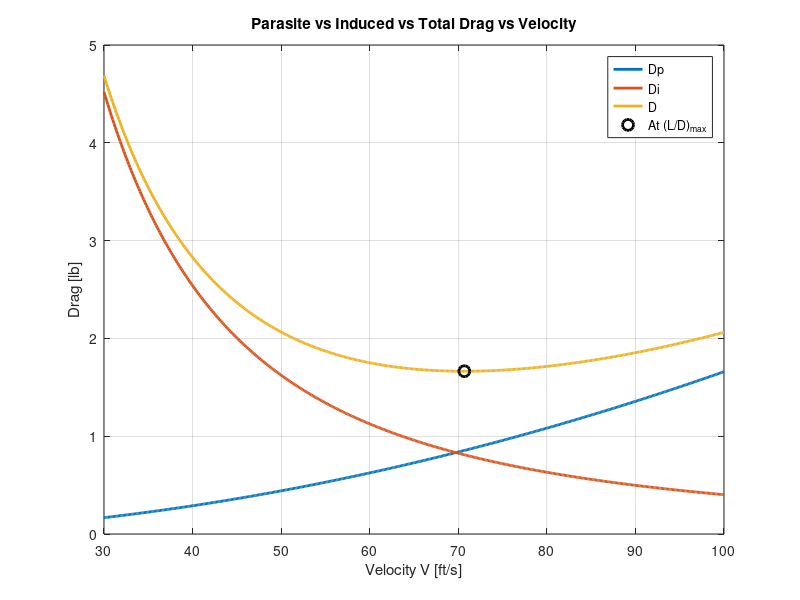
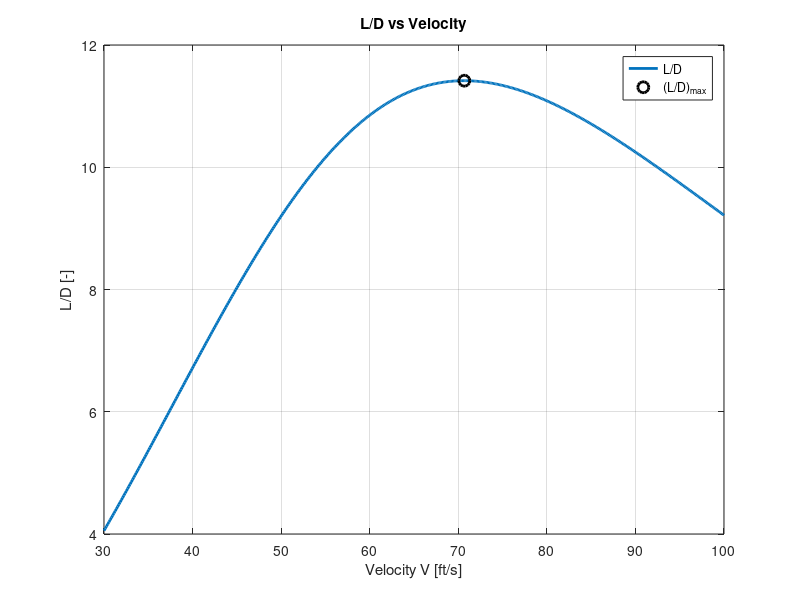
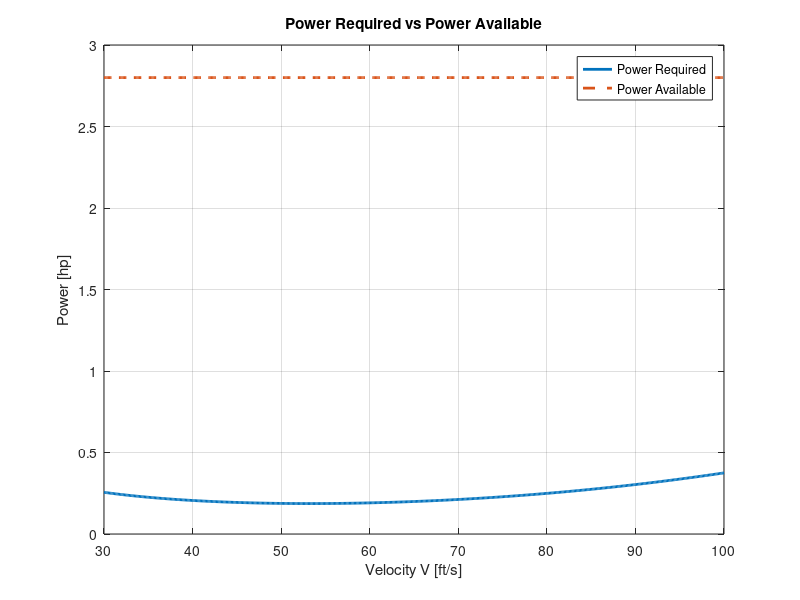
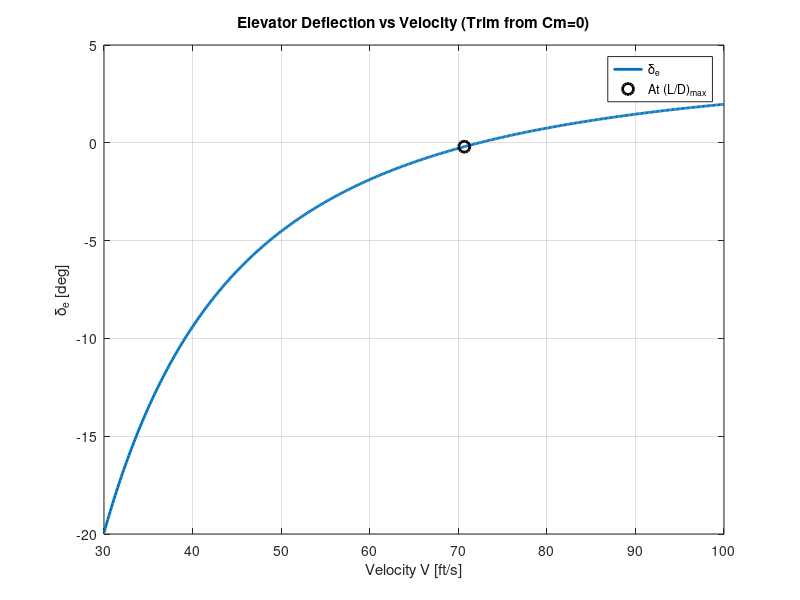

These figures' MATLAB source, in order: (Note: this script raises an error after producing the figures.)
%% ========================================================================
% MAE 154A - ONE SCRIPT (FIRST-PASS)
% Longitudinal stability + trim coefficients + drag build-up + V-sweep
% Keeps ALL coefficients (CL0, CLi, CMi, etc.) for team clarity.
% ========================================================================

clear; clc; close all;

%% ========================================================================
% 0) ATMOSPHERE (SEA LEVEL)
% ========================================================================
rho = 0.0023769;        % [slug/ft^3]
mu  = 3.737e-7;         % [slug/(ft*s)]
a   = 1116.45;          % [ft/s]

%% ========================================================================
% 1) AIRCRAFT INPUTS (EDIT WHEN DESIGN CHANGES)
% ========================================================================

% --- Weight / power ---
W     = 19;             % [lb]
Power = 2.8;            % [hp] power available (flat line first-pass)

% --- Wing geometry ---
Arw     = 7.4;          % [-]
bw      = 5.617;        % [ft]
Sw      = 4.264931025;  % [ft^2]
lambdaw = 0.40;         % [-]

% --- Horizontal tail geometry ---
Sth      = Sw*0.20;     % [ft^2]
Art      = 4.0;         % [-]
bth      = sqrt(Sth*Art); % [ft]
lambdath = 0.50;        % [-]

% --- Vertical tail geometry (DEFINE THESE) ---
% NOTE: Put real values here when you have them.
Sv   = 0.30;            % [ft^2]  
ARv  = 1.8;             % [-]     
cv   = 0.35;            % [ft]    
tc_v = 0.12;            % [-]     
xcm_v = 0.30;           % [-]     
Lam_v = 0;              % [rad]   

% --- Aero assumptions ---
e        = 0.85;        % [-]
cla      = 5.73;        % [1/rad]
downwash = 0.25;        % [-] dε/dα
tau      = 0.5;         % [-] elevator effectiveness
Cmacw    = -0.05;       % [-] wing Cm about wing AC 

% --- FIXED TAIL INCIDENCE (FIRST PASS) ---
it = 3*pi/180;          % [rad] 

% --- Locations (from nose) ---
x_wle     = 1.0;        % [ft] wing leading edge location
x_cg_dry  = 1.5339;     % [ft]
x_cg_half = 1.4632;     % [ft] 
x_cg_0    = 1.4496;     % [ft]

% --- Fuselage (box: 8in x 8in x 5ft) ---
L_fuse = 5.0;           % [ft]
W_fuse = 8/12;          % [ft]
H_fuse = 8/12;          % [ft]
Swet_f = 2*(L_fuse*W_fuse + L_fuse*H_fuse + W_fuse*H_fuse); % [ft^2]
d_fuse = W_fuse;        % [ft] equiv diameter for fineness ratio

%% ========================================================================
% 2) PLANFORM GEOMETRY (ROOT/TIP/MAC)
% ========================================================================
Crw = (2*Sw)/(bw*(1 + lambdaw));
Ctw = lambdaw * Crw;
Cw  = (2/3) * Crw * ((1 + lambdaw + lambdaw^2)/(1 + lambdaw)); % wing MAC

Crth = (2*Sth)/(bth*(1 + lambdath));
Ctth = lambdath * Crth;
Cth  = (2/3) * Crth * ((1 + lambdath + lambdath^2)/(1 + lambdath)); % tail MAC

fprintf("\n==================== GEOMETRY ====================\n");
fprintf("Wing: Cr=%.4f ft, Ct=%.4f ft, MAC Cw=%.4f ft\n", Crw, Ctw, Cw);
fprintf("HT:   Cr=%.4f ft, Ct=%.4f ft, MAC Cth=%.4f ft\n", Crth, Ctth, Cth);
fprintf("Fuse: L=%.2f ft, W=%.3f ft, H=%.3f ft, Swet_f=%.3f ft^2\n", L_fuse, W_fuse, H_fuse, Swet_f);

%% ========================================================================
% 3) 3D LIFT CURVE SLOPES
% ========================================================================
aw = cla / (1 + (cla/(pi*e*Arw)));   % wing 3D slope [1/rad]
at = cla / (1 + (cla/(pi*e*Art)));   % tail 3D slope [1/rad]

fprintf("\n==================== LIFT SLOPES ====================\n");
fprintf("aw = %.4f 1/rad\n", aw);
fprintf("at = %.4f 1/rad\n", at);

%% ========================================================================
% 4) AC LOCATIONS FROM GEOMETRY (NO GUESSING)
% Tail root TE flush with fuselage end; tail AC at 0.25*c behind tail LE.
% ========================================================================
hacw = 0.25;   % wing AC at 0.25 MAC
hact = 0.25;   % tail AC at 0.25 chord (root chord ref)

x_wac = x_wle + hacw*Cw;                 % wing AC from nose [ft]
x_tac = L_fuse - (1 - hact)*Crth;        % tail AC from nose [ft]
Lh    = x_tac - x_wac;                   % wing AC -> tail AC [ft]

x_ac_t_LE = x_tac - x_wle;               % tail AC measured from wing LE [ft]
h_ac_t    = x_ac_t_LE / Cw;              % nondim tail AC from wing LE [-]

fprintf("\n==================== REFERENCE LOCATIONS ====================\n");
fprintf("x_wac = %.4f ft, x_tac = %.4f ft, Lh = %.4f ft\n", x_wac, x_tac, Lh);
fprintf("h_ac_t = %.4f (tail AC from wing LE / Cw)\n", h_ac_t);

%% ========================================================================
% 5) NEUTRAL POINT + STATIC MARGIN
% ========================================================================
hn = (hacw + h_ac_t*((Sth/Sw)*(at/aw))*(1-downwash)) / (1 + (Sth/Sw)*(at/aw)*(1-downwash));

hcg_dry  = (x_cg_dry  - x_wle)/Cw;
hcg_half = (x_cg_half - x_wle)/Cw;
hcg_0    = (x_cg_0    - x_wle)/Cw;

SM_dry  = hn - hcg_dry;
SM_half = hn - hcg_half;
SM_0    = hn - hcg_0;

fprintf("\n==================== STABILITY ====================\n");
fprintf("hn = %.4f\n", hn);
fprintf("SM_dry  = %.4f (%.1f%% MAC)\n", SM_dry,  100*SM_dry);
fprintf("SM_half = %.4f (%.1f%% MAC)\n", SM_half, 100*SM_half);
fprintf("SM_0    = %.4f (%.1f%% MAC)\n", SM_0,    100*SM_0);

%% ========================================================================
% 6) TAIL ARM (CG -> TAIL AC) AND TAIL VOLUME VH
% ========================================================================
lt_dry  = x_tac - x_cg_dry;
lt_half = x_tac - x_cg_half;
lt_0    = x_tac - x_cg_0;

VH_dry  = (Sth*lt_dry )/(Sw*Cw);
VH_half = (Sth*lt_half)/(Sw*Cw);
VH_0    = (Sth*lt_0   )/(Sw*Cw);

fprintf("\n==================== TAIL ARM & VOLUME ====================\n");
fprintf("lt_half = %.4f ft, VH_half = %.4f\n", lt_half, VH_half);

%% ========================================================================
% 7) LONGITUDINAL COEFFICIENTS (KEEP ALL)
% Use “half fuel + payload” as your design case (you can swap later).
% ========================================================================
hcg = hcg_half;
VH  = VH_half;

% Aircraft lift slope
CLalpha = aw + at*(Sth/Sw)*(1 - downwash);

% --- These three are the ones you asked to KEEP explicit ---
CL0 = -at*(Sth/Sw)*it;      % lift at alpha=0 due to incidence
CLi = -at*(Sth/Sw);         % dCL/d(it)
CMi =  at*VH;               % dCm/d(it)

% Pitching moment slope (static stability)
Cmalpha = -CLalpha*(hn - hcg);

% Zero-alpha pitching moment about CG
Cm0 = Cmacw + VH*at*it;

% Elevator derivatives
CLdeltae = at*(Sth/Sw)*tau;
Cmdeltae = -at*VH*tau;

%% ========================================================================
% 8) VELOCITY SWEEP
% ========================================================================
V = linspace(30, 100, 500);     % [ft/s]
q = 0.5*rho.*V.^2;
M = V./a;

% Required CL for level flight (L=W)
CL = W ./ (q.*Sw);

% Solve for alpha, alpha_t (first-pass linear)
alpha   = CL ./ aw;                         % [rad] wing-only first-pass
alpha_t = (1 - downwash).*alpha + it;       % [rad] tail AoA model

% Wing lift coefficient contribution
CLw = aw .* alpha;

% Elevator deflection needed for trim at each V (kept explicit for team)
% deltae(CL) = -((Cm0*CLalpha) + (Cmalpha*CL)) / ((CLalpha*Cmdeltae) - (Cmalpha*CLdeltae))
deltae = -((Cm0*CLalpha) + (Cmalpha.*CL)) ./ ((CLalpha*Cmdeltae) - (Cmalpha*CLdeltae)); % [rad]

% Tail lift coefficient using YOUR professor-style form:
% CLt = CL0 + at*(alpha_t - it) + CLdeltae*deltae
CLt = CL0 + at*(alpha_t - it) + CLdeltae.*deltae;

%% ========================================================================
% 9) PARASITE DRAG (Raymer-style build-up) + INCLUDE VERTICAL TAIL
% ========================================================================
% Wetted areas (first-pass)
Swet_w = 2*Sw;
Swet_t = 2*Sth;
Swet_v = 2*Sv;

% Reynolds numbers (needed internally for Cf; we just won’t print them)
Re_w = rho.*V.*Cw    ./ mu;
Re_t = rho.*V.*Cth   ./ mu;
Re_v = rho.*V.*cv    ./ mu;
Re_f = rho.*V.*L_fuse./ mu;

% Skin friction (Raymer-style)
Cf_w = 0.455 ./ ((log10(Re_w)).^2.58 .* (1 + 0.144*M.^2).^0.65);
Cf_t = 0.455 ./ ((log10(Re_t)).^2.58 .* (1 + 0.144*M.^2).^0.65);
Cf_v = 0.455 ./ ((log10(Re_v)).^2.58 .* (1 + 0.144*M.^2).^0.65);
Cf_f = 0.455 ./ ((log10(Re_f)).^2.58 .* (1 + 0.144*M.^2).^0.65);

% Surface form factor (same expression you’ve been using)
tc  = 0.12;
xcm = 0.30;
Lam = 0;
K_surf = (1 + (0.6/xcm)*tc + 100*tc^4) .* (1.34*M.^0.18 .* (cos(Lam)).^0.28);

% Vertical tail form factor uses its own tc/xcm/Lam (kept separate)
K_v = (1 + (0.6/xcm_v)*tc_v + 100*tc_v^4) .* (1.34*M.^0.18 .* (cos(Lam_v)).^0.28);

% Interference factors
Q_w = 1.0;
Q_t = 1.05;
Q_v = 1.05;
Q_f = 1.0;

% Fuselage form factor
f   = L_fuse/d_fuse;
K_f = 0.9 + 5/f^1.5 + f/400;

% Misc allowances
CD_misc = 0.002;
CD_LP   = 0.002;

% Total parasite CD
CDp = ...
    K_surf.*Q_w.*Cf_w.*(Swet_w/Sw) + ...
    K_surf.*Q_t.*Cf_t.*(Swet_t/Sw) + ...
    K_v   .*Q_v.*Cf_v.*(Swet_v/Sw) + ...
    K_f   .*Q_f.*Cf_f.*(Swet_f/Sw) + ...
    CD_misc + CD_LP;

%% ========================================================================
% 10) INDUCED DRAG + TOTAL DRAG + L/D
% ========================================================================
CDi_w = (CLw.^2) ./ (pi*Arw*e);
CDi_t = (Sth/Sw) .* (CLt.^2) ./ (pi*Art*e);
CDi_total = CDi_w + CDi_t;

CD_total = CDp + CDi_total;

Dp = q .* Sw .* CDp;
Di = q .* Sw .* CDi_total;
D  = q .* Sw .* CD_total;

L  = q .* Sw .* CL;     % should match W
LD = L ./ D;

% Power required (hp)
Power_required_hp = (D.*V) / 550;
Power_available_hp = Power * ones(size(V));

%% ========================================================================
% 11) FIND (L/D)max AND PRINT KEY VALUES
% ========================================================================
[LDmax, idx] = max(LD);

V_LDmax        = V(idx);
CL_LDmax       = CL(idx);
alpha_LDmax_deg   = rad2deg(alpha(idx));
alpha_t_LDmax_deg = rad2deg(alpha_t(idx));
deltae_LDmax_deg  = rad2deg(deltae(idx));

fprintf("\n==================== PERFORMANCE ====================\n");
fprintf("(L/D)max = %.3f at V = %.2f ft/s\n", LDmax, V_LDmax);
fprintf("CL(L/Dmax) = %.4f\n", CL_LDmax);
fprintf("alpha(L/Dmax) = %.2f deg\n", alpha_LDmax_deg);
fprintf("alpha_t(L/Dmax) = %.2f deg\n", alpha_t_LDmax_deg);
fprintf("deltae(L/Dmax) = %.2f deg\n", deltae_LDmax_deg);

%% ========================================================================
% 12) PLOTS
% ========================================================================
figure;
plot(V, Dp, 'LineWidth', 2); hold on;
plot(V, Di, 'LineWidth', 2);
plot(V, D,  'LineWidth', 2);
plot(V_LDmax, D(idx), 'ko', 'MarkerSize', 8, 'LineWidth', 2);
grid on;
xlabel('Velocity V [ft/s]'); ylabel('Drag [lb]');
title('Parasite vs Induced vs Total Drag vs Velocity');
legend('Dp','Di','D','At (L/D)_{max}','Location','best');

figure;
plot(V, LD, 'LineWidth', 2); hold on;
plot(V_LDmax, LDmax, 'ko', 'MarkerSize', 8, 'LineWidth', 2);
grid on;
xlabel('Velocity V [ft/s]'); ylabel('L/D [-]');
title('L/D vs Velocity');
legend('L/D','(L/D)_{max}','Location','best');

figure;
plot(V, Power_required_hp, 'LineWidth', 2); hold on;
plot(V, Power_available_hp, '--', 'LineWidth', 2);
grid on;
xlabel('Velocity V [ft/s]'); ylabel('Power [hp]');
title('Power Required vs Power Available');
legend('Power Required','Power Available','Location','best');

figure;
plot(V, rad2deg(deltae), 'LineWidth', 2); hold on;
plot(V_LDmax, deltae_LDmax_deg, 'ko', 'MarkerSize', 8, 'LineWidth', 2);
grid on;
xlabel('Velocity V [ft/s]'); ylabel('\delta_e [deg]');
title('Elevator Deflection vs Velocity (Trim from Cm=0)');
legend('\delta_e','At (L/D)_{max}','Location','best');

%% ========================================================================
% 13) TABLE OUTPUT (NO Reynolds; INCLUDE deltae + moments)
% ========================================================================
alpha_deg   = rad2deg(alpha);
alpha_t_deg = rad2deg(alpha_t);
deltae_deg  = rad2deg(deltae);

% Moment breakdown (kept explicit for team)
Cmcgw = Cmacw + aw.*alpha.*(hcg - hacw);                 % wing part about CG
Cmcgt = -(VH*at*(1-downwash)).*alpha + at*VH*it;         % tail part about CG
Cmcg  = Cmcgw + Cmcgt;                                   % total

T = table(V(:), CL(:), alpha_deg(:), alpha_t_deg(:), ...
          deltae_deg(:), CLw(:), CLt(:), ...
          CDp(:), CDi_w(:), CDi_t(:), CD_total(:), ...
          Dp(:), Di(:), D(:), LD(:), ...
          Cmcgw(:), Cmcgt(:), Cmcg(:), ...
          'VariableNames', ...
          {'V_ft_s','CL','alpha_deg','alpha_t_deg', ...
           'deltae_deg','CLw','CLt', ...
           'CDp','CDi_w','CDi_t','CD_total', ...
           'Dp_lb','Di_lb','D_lb','L_over_D', ...
           'Cmcgw','Cmcgt','Cmcg'});

disp(T);

%% ============================ END SCRIPT ================================
